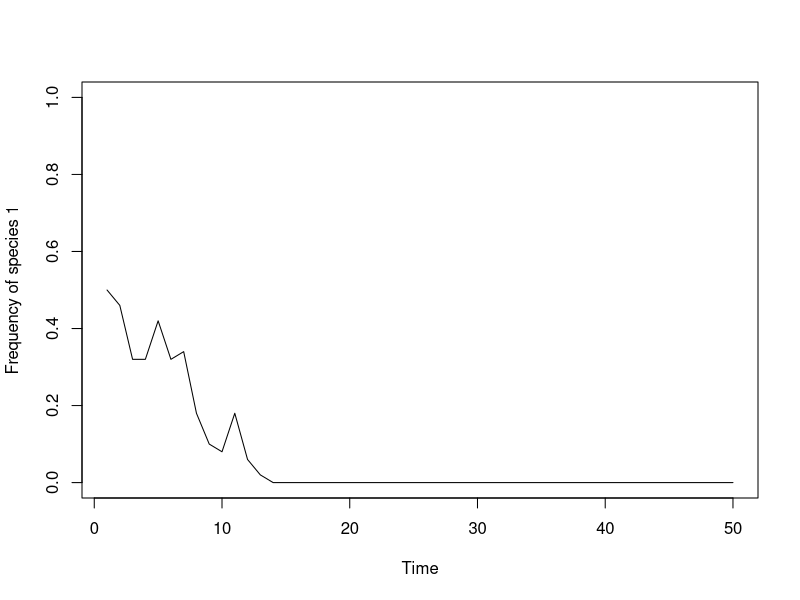

The R source for this figure:
##' Robin Elahi
##' 17 Nov 2016
##' Vellend TEC - Box 6.1
##' http://mvellend.recherche.usherbrooke.ca/Box1.htm

## specify initial community and time instructions
J <- 50
init.1 <- J / 2
COM <- vector(length = J)
COM

COM[1:init.1] <- 1
COM
COM[(init.1 + 1):J] <- 2
COM

num.years <- 50
year <- 2

## Set up vector for data collection
freq.1.vec <- vector(length = num.years)
freq.1.vec
freq.1.vec[1] <- init.1 / J

## run simulation
for(i in 1:(J * (num.years - 1))) {
  
  # What is the frequency of spp 1 at this time point?
  freq.1 <- sum(COM == 1) / J 
  
  # Use frequency as the probability of selecting spp 1 at random
  Pr.1  <- freq.1
  
  # Select one individual from the existing vector randomly, and replace it with an individual of species 1 with probability determined from its frequency in the vector
  COM[ceiling(J * runif(1))] <- sample(c(1, 2), 1, prob = c(Pr.1, 1 - Pr.1))
  
  
  # %% is modulo operator - gives remainder when i is divided by j
  if (i %% J == 0){
    freq.1.vec[year] <- sum(COM == 1) / J
    year <- year + 1
  }
}

# graph the results
plot(1:num.years, freq.1.vec, type = "l", 
     xlab = "Time", 
     ylab = "Frequency of species 1", 
     ylim = c(0, 1))
